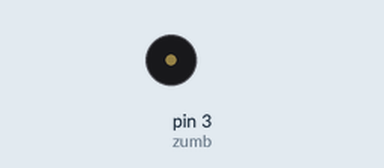
Simulated run of this sketch. Board: Arduino Uno, built with avr-gcc and run on an emulated ATmega328P. Parts: buzzer (waves = sounding, pin HIGH).

Above: at 0.7 s.
At 5.65 s:
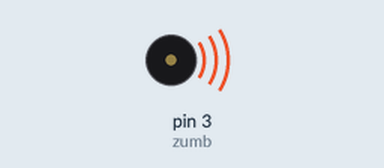
Timing chart, 0 to 6.0 s (numbered marks = the images above):
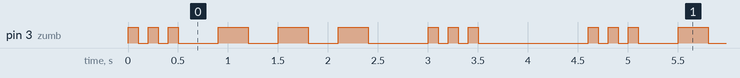

Measured:
- by itself, pin 3 (zumb): repeats every 4.6 s: 2 × (LOW 0.10 s, HIGH 0.10 s), LOW 0.40 s, 2 × (HIGH 0.30 s, LOW 0.30 s), HIGH 0.30 s, LOW 0.60 s, 2 × (HIGH 0.10 s, LOW 0.10 s), HIGH 0.10 s, LOW 1.1 s, HIGH 0.10 s
- by itself, everything shown: repeats every 4.6 s, in 18 steps

The sketch:

reto_03_a.ino
```cpp
int corto = 100; //Declara la variable de argumento entero "corto" y la inicializa con el valor 100 (letra S)
int pausa = 300; //tiempo entre letra y letra
int largo = 300; //variable de argumento entero "largo" y la inicializa con el valor 300 (letra O)
int espera = 1000; //variable argumento entero "espera" y la inicializa con el valor 1000 (tiempo entre SOS - SOS)
int n = 0;
int zumb = 3; //PIN digital al que conectamos el zumbador

void setup() { //comienza la configuracion
  pinMode(zumb, OUTPUT);
}

void loop() {
  for (n = 0; n < 3; n++) { //Iteracion en la que la variable n comienza con el valor 0
    digitalWrite(zumb, HIGH); // y va aumentando en 1 en cada ciclo hasta que toma el valor 2,
    delay(corto); // con lo que las instrucciones comprendidas entre los corchetes
    digitalWrite(zumb, LOW); // se repiten 3 veces
    delay(corto);
  }

  delay(pausa); //Tiempo entre letras

  for (n = 0; n < 3; n++) { //Aqui esta la O
    digitalWrite(zumb, HIGH);
    delay(largo);
    digitalWrite(zumb, LOW);
    delay(largo);
  }

  delay(pausa);

  for (n = 0; n < 3; n++) {
    digitalWrite(zumb, HIGH);
    delay(corto);
    digitalWrite(zumb, LOW);
    delay(corto);
  }

  delay(espera); //Tiempo hasta repetir SOS de nuevo
}
```
